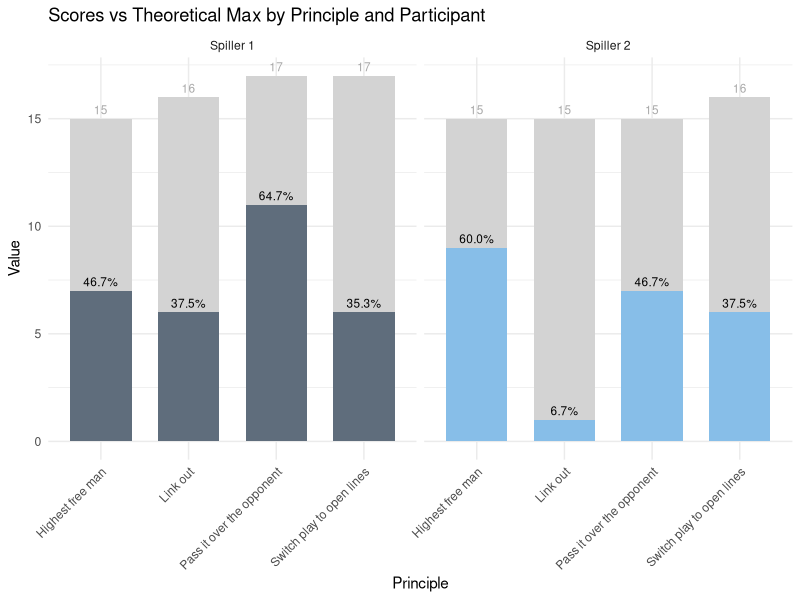

Generate this figure with R: (Note: this script raises an error after producing the figure.)
## ---- chunk 1
knitr::opts_chunk$set(echo = TRUE)

# Install packages if needed...
library(dplyr)
library(tidyr)
library(ggplot2)


## ---- chunk 2

# Set the path to your logfiles directory
file_path <- 'logfiles/'

# Get a list of all CSV files in the directory
files <- list.files(file_path, pattern = "*.csv", full.names = TRUE)

# Read and combine all CSV files into a single data frame
combined_data <- do.call(rbind, lapply(files, read.csv))

## ---- chunk 3

# Renaming and starting trial order from 1 instead of 0
combined_data$Trial_Number <- combined_data$X+1
combined_data$X <- NULL


# Remove "Pictures/" and ".mp4" from the Tactic column
combined_data$Video <- gsub("Pictures/|\\.mp4$", "", combined_data$Video)

mapping <- c(
  "1" = "Highest free man",
  "2" = "Link out",
  "3" = "Switch play to open lines",
  "4" = "Pass it over the opponent"
)

# Extracting the highest priority from the last index
combined_data$highest_prio <- mapping[
  as.character(as.numeric(gsub(".*_(\\d+)$", "\\1", combined_data$Video)))
]


mapping2 <- c(
  "highest free man" = "1",
  "link out" = "2",
  "switch play" = "3",
  "pass it over" = "4",
  "false highest free man" = "5",
  "false link out" = "6",
  "false switch play" = "7",
  "false pass it over" = "8"
)

# Removing integers from decisions and encode to numbers
combined_data$answer <- mapping2[gsub("[0-9]+", "", combined_data$Decision)]

table(combined_data$highest_prio)

## ---- chunk 4
## Testing ## 

# generating toy data:
#highest_prio <- sample(1:4, 100, replace = TRUE)
#answer <- sample(c(round(runif(85,1,4),0),round(runif(15,5,8),0)))
#participant <- c(rep(1, 50), rep(2, 50))
highest_prio <- c(1,1,1,1,1,2,2,2,2,2,3,3,3,3,3,4,4,4,4,4,1,1,1,1,1,2,2,2,2,2,3,3,3,3,3,4,4,4,4,4)
answer <- c(2,1,1,3,1,2,2,2,4,3,3,5,6,3,4,4,4,4,6,7,1,1,1,1,1,5,5,5,2,3,6,8,3,3,3,4,4,4,7,7)
participant <- c(rep(1, 20), rep(2, 20))

test <- data.frame(participant,highest_prio,answer)
#table(highest_prio)
#table(answer)
#test %>% group_by(participant) %>% count(answer)
#test %>% group_by(participant, answer) %>% count(highest_prio)


## Max scores for each participant in 2 steps ## 

# Step 1: Calculate base max score for each highest_prio category
base_scores <- test %>%
  group_by(participant, highest_prio) %>%
  summarise(
    base_score = 3 * n(),  # 3 times the occurrence of each highest_prio
    .groups = 'drop'
  ) %>%
  rename(principle = highest_prio)


# Step 2: Add additional points for mismatches based on answer (non-first priority answers that's still considered 'good')
mismatch_scores <- test %>%
  filter(answer %in% c(2, 3, 4) & answer != highest_prio) %>%  # mismatches where answer is 2, 3, or 4
  group_by(participant, answer) %>%
  summarise(
    mismatch_score = n(),  # 1 point for each mismatch, counted per answer category
    .groups = 'drop'
  ) %>%
  rename(principle = answer)

# Combine base scores and mismatch scores 
# in long format
theoretical_max_scores_long <- base_scores %>%
  full_join(mismatch_scores, by = c("participant", "principle")) %>%
  mutate(
    max_score = base_score + coalesce(mismatch_score, 0)  # Add mismatch_score to base_score, replace NA with 0
  ) %>%
  select(participant, principle, max_score)

# converted to wide format
theoretical_max_scores_wide <- theoretical_max_scores_long %>% 
  pivot_wider(
    names_from = principle,
    values_from = max_score,
    names_prefix = "principle_",
    values_fill = list(total_score = 0)
  )




## ---- chunk 5

## Scoring ##

# Defining a mapping for penalty relationships for the principles
penalty_map <- c(`5` = 1, `6` = 2, `7` = 3, `8` = 4)

# Calculate scores in wide format
scores_wide <- test %>%
  rowwise() %>%
  mutate(
    # Case 1: highest_prio equals answer (3 points in that category)
    score = ifelse(highest_prio == answer, 3, 0),
    
    # Case 2: highest_prio is 1, 2, or 3, and answer is in {2, 3, 4} but not equal to highest_prio (1 point in answer's category)
    score = score + ifelse(highest_prio %in% 1:3 & answer %in% 2:4 & answer != highest_prio, 1, 0),
    
    # Case 3: answer is 5, 6, 7, or 8 (deduct 2 points in mapped category)
    score = score + ifelse(answer %in% 5:8, -2, 0),
    
    # Map category for Case 3's penalty
    score_category = case_when(
      highest_prio == answer ~ highest_prio,
      highest_prio %in% 1:3 & answer %in% 2:4 & answer != highest_prio ~ answer,
      answer %in% 5:8 ~ penalty_map[as.character(answer)]
    )
  ) %>%
  ungroup() %>%
  # Select and tally scores per participant and category
  group_by(participant, score_category) %>%
  summarise(total_score = sum(score, na.rm = TRUE), .groups = 'drop') %>%
  # Convert categories into separate columns
  pivot_wider(names_from = score_category, values_from = total_score, names_prefix = "principle_", values_fill = list(total_score = 0))


# Reshape scores to long format
scores_long <- scores_wide %>%
  pivot_longer(cols = starts_with("principle"),
               names_to = "principle",
               values_to = "score") 





## ---- chunk 6

## Results ##

# calculating the percentage score for each principle in wide format.
results_wide <- scores_wide
results_wide[, -1] <- round((scores_wide[, -1] / theoretical_max_scores_wide[, -1])*100,2)


# Converting to long format
results_long <- scores_long
results_long[, 3] <- round((scores_long[, 3] / theoretical_max_scores_long[, 3])*100,2)
results_long <- results_long %>% rename(percentage=score)



## ---- chunk 7

# Converting max scores to long format with matching principle column.
theoretical_max_scores_long <- theoretical_max_scores_wide %>%
  pivot_longer(cols = starts_with("principle"),
               names_to = "principle",
               values_to = "max") 

# Combine the three long dataframes.
data_long <- scores_long %>% full_join(theoretical_max_scores_long, by = c("participant", "principle")) %>% 
  full_join(results_long, by = c("participant", "principle"))
# recoding principle column to match actual principle names.
data_long <- data_long %>%
  mutate(principle = recode(principle,
                            "principle_1" = "Highest free man",
                            "principle_2" = "Link out",
                            "principle_3" = "Switch play to open lines",
                            "principle_4" = "Pass it over the opponent"))



# Plot?
ggplot(data_long, aes(x = principle, fill = participant)) +
  geom_bar(aes(y = max), stat = "identity", fill = "lightgray", width = 0.7) +  # Background bar for theoretical max
  geom_bar(aes(y = score, fill = participant), stat = "identity", width = 0.7, alpha = 0.6, show.legend = FALSE) + # Overlay bar for actual score
  geom_text(aes(y = max, label = max), vjust = -0.5, color = "darkgray", size = 3) +  # Text for max values above background bars
  geom_text(aes(y = score, label = scales::percent(percentage/100)), vjust = -0.5, color = "black", size = 3) +
  facet_wrap(~participant, labeller = labeller(participant = function(x) paste("Spiller", x))) +
  labs(title = "Scores vs Theoretical Max by Principle and Participant",
       x = "Principle",
       y = "Value") +
  theme_minimal() +
  theme(axis.text.x = element_text(angle = 45, hjust = 1))  # Rotate x-axis labels by 45 degrees


ggplot(combined_data, aes(Trial_Number, RT)) #
  
  






